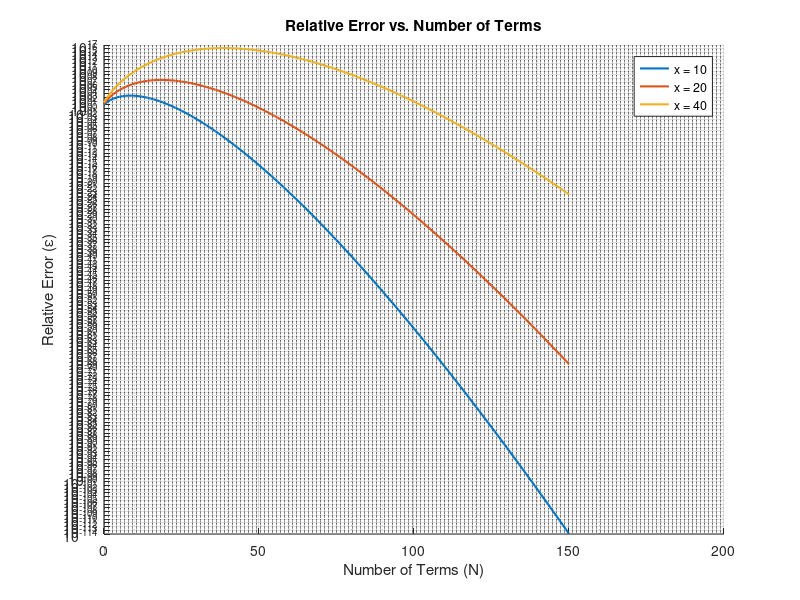

Here is the MATLAB script that generated this plot:
x_values = [10, 20, 40]; % Values of x
N_values = 0:150; % Number of terms to consider
threshold = 0.01; % Error threshold (1%)

% Preallocate results
results = zeros(length(x_values), length(N_values));  
min_N_values = zeros(size(x_values));

% Compute relative error for each x and N
for i = 1:length(x_values)
    x = x_values(i);
    for j = 1:length(N_values)
        N = N_values(j);
        % Compute relative error
        results(i, j) = (abs(x)^(N+1)) / factorial(N+1);
    end
end

% Find the smallest N where error < threshold
for i = 1:length(x_values)
    for j = 1:length(N_values)
        if results(i, j) < threshold
            min_N_values(i) = N_values(j);
            break;
        end
    end
end

% Display the results
disp('Smallest N for each x where the error < 1%:');
for i = 1:length(x_values)
    fprintf('x = %d: N = %d\n', x_values(i), min_N_values(i));
end

% Plot relative error vs. N for each x
figure;
hold on;
for i = 1:length(x_values)
    plot(N_values, results(i, :), 'LineWidth', 1.5, ...
         'DisplayName', sprintf('x = %d', x_values(i)));
end
hold off;
xlabel('Number of Terms (N)');
ylabel('Relative Error (\epsilon)');
title('Relative Error vs. Number of Terms');
legend show;
set(gca, 'YScale', 'log'); % Optional: Logarithmic y-axis
grid on;
grid minor;